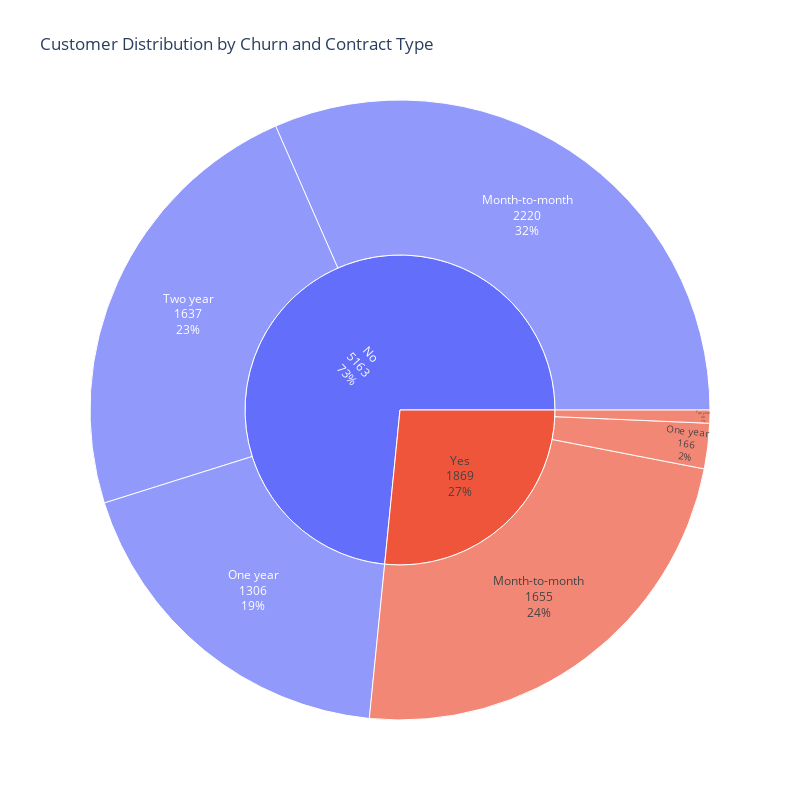

Source (notebook cell):
### Code cell
fig = px.sunburst(
    Churn_Contract_Charges, 
    path=['Churn', 'Contract'], 
    values='count', 
    title='Customer Distribution by Churn and Contract Type'
)

# Update to show percentages along with labels
fig.update_traces(textinfo='label+value +percent entry')
font=dict(size=40),
fig.update_layout(width=800, height=800)

fig.show()

### Figure 1 — Plotly figure (JSON) as saved in the notebook; plotly's stock layout.template omitted (floating-point values rounded to 4 significant figures)
{"data": [{"branchvalues": "total", "domain": {"x": [0, 1], "y": [0, 1]}, "hovertemplate": "labels=%{label}<br>count=%{value}<br>parent=%{parent}<br>id=%{id}<extra></extra>", "ids": ["No/Month-to-month", "Yes/Month-to-month", "No/One year", "Yes/One year", "No/Two year", "Yes/Two year", "No", "Yes"], "labels": ["Month-to-month", "Month-to-month", "One year", "One year", "Two year", "Two year", "No", "Yes"], "name": "", "parents": ["No", "Yes", "No", "Yes", "No", "Yes", "", ""], "textinfo": "label+value+percent entry", "type": "sunburst", "values": [2220, 1655, 1306, 166, 1637, 48, 5163, 1869]}], "layout": {"height": 800, "legend": {"tracegroupgap": 0}, "title": {"text": "Customer Distribution by Churn and Contract Type"}, "width": 800}}
